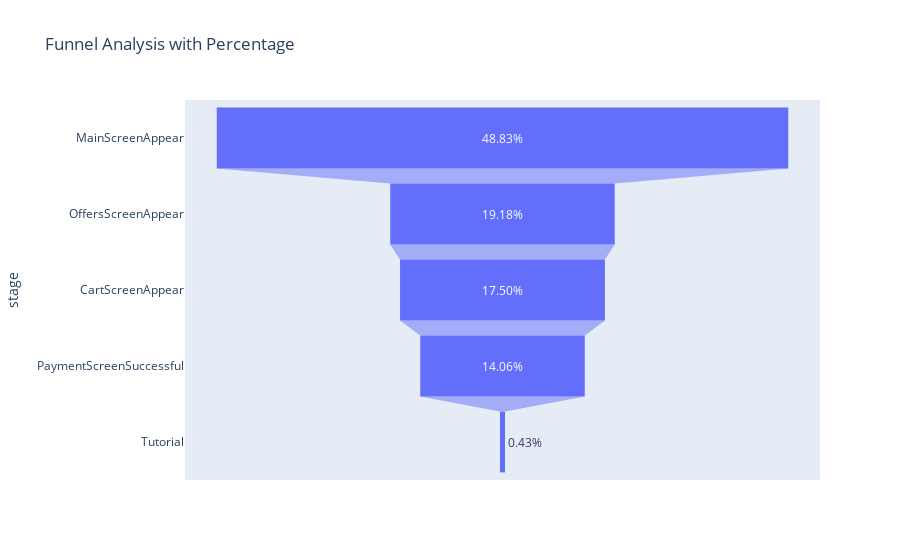

Notebook code cell kept with this figure:
### Code cell
# Menghitung persentase untuk setiap peristiwa
total_peristiwa = freq_event_sorted['jumlah_peristiwa'].sum()
freq_event_sorted['persentase'] = (freq_event_sorted['jumlah_peristiwa'] / total_peristiwa) * 100

# Membuat data frame untuk visualisasi
data = dict(
    number=freq_event_sorted['jumlah_peristiwa'],
    stage=freq_event_sorted['event_name'],
    persentase=freq_event_sorted['persentase'].round(2)  # Membulatkan persentase menjadi 2 angka desimal
)

# Membuat visualisasi corong dengan persentase
fig = px.funnel(data, x='number', y='stage', text='persentase', title='Funnel Analysis with Percentage')
fig.update_traces(texttemplate='%{text:.2f}%', textinfo='text+percent total')
fig.show()

### Figure 1 — Plotly figure (JSON) as saved in the notebook; plotly's stock layout.template omitted (floating-point values rounded to 4 significant figures)
{"data": [{"hovertemplate": "number=%{x}<br>stage=%{y}<br>persentase=%{text}<extra></extra>", "legendgroup": "", "marker": {"color": "#636efa"}, "name": "", "orientation": "h", "showlegend": false, "text": [48.83, 19.18, 17.5, 14.06, 0.43], "textinfo": "text+percent total", "texttemplate": "%{text:.2f}%", "type": "funnel", "x": [119205, 46825, 42731, 34313, 1052], "xaxis": "x", "y": ["MainScreenAppear", "OffersScreenAppear", "CartScreenAppear", "PaymentScreenSuccessful", "Tutorial"], "yaxis": "y"}], "layout": {"legend": {"tracegroupgap": 0}, "title": {"text": "Funnel Analysis with Percentage"}, "xaxis": {"anchor": "y", "domain": [0, 1], "title": {"text": "number"}}, "yaxis": {"anchor": "x", "domain": [0, 1], "title": {"text": "stage"}}}}
